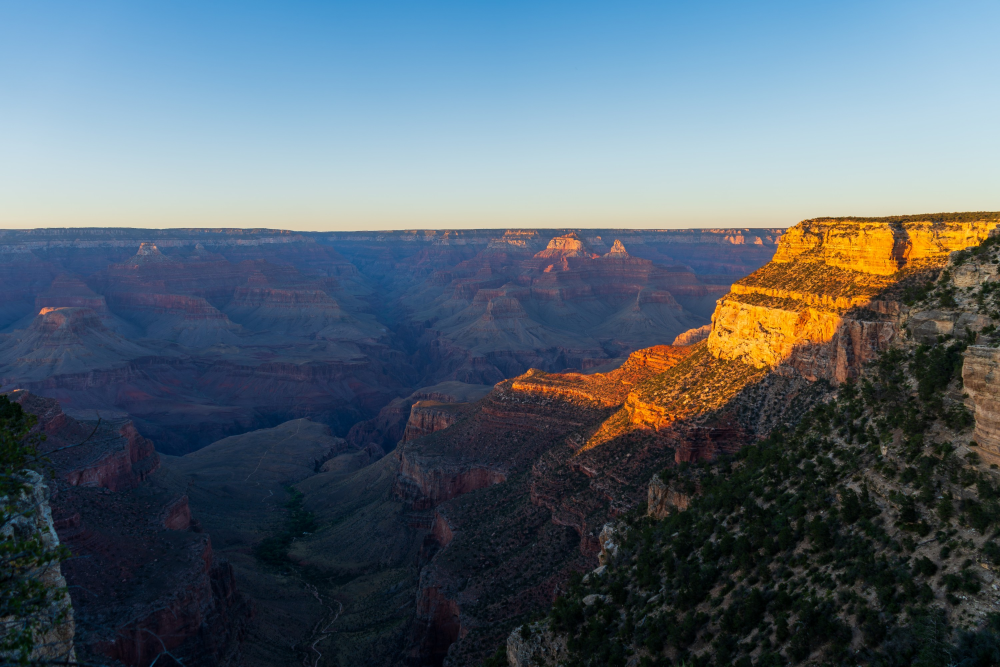
#> input picture Photos/looks/DSC00272-Enhanced-NR/00_original.jpg, 3000 x 2000 px (shown at 1/3 size)
$ python -i effects.py   (imports and definitions only)
#> lines starting #> are read from the running program, lines starting #| are printed output that depends on the picture
"""Procedural camera character: the parts of a look that are optics, sensor and processing, not color.

A LUT can make a photo *colored* like a 2006 point-and-shoot, but what makes it read as one is
the small sensor's chroma noise, the in-camera smear-then-oversharpen, purple fringing, cheap
JPEG blocks and the orange date stamp. Those are modeled directly here; they are deterministic
per seed and run on the Mac without a GPU.

All functions take and return float32 sRGB (H, W, 3) in [0, 1].
"""

from __future__ import annotations

import io
import time

import cv2
import numpy as np
from PIL import Image, ImageDraw, ImageFont

from .color import lab_to_rgb, luminance, rgb_to_lab


def _resize(img: np.ndarray, w: int, h: int, interp=cv2.INTER_AREA) -> np.ndarray:
    return cv2.resize(img, (w, h), interpolation=interp)


def _scale_to_long(img: np.ndarray, long_side: int, interp=cv2.INTER_AREA) -> np.ndarray:
    h, w = img.shape[:2]
    s = long_side / max(h, w)
    return _resize(img, max(1, round(w * s)), max(1, round(h * s)), interp)


# [5 lines left out: function jpeg_roundtrip, not called in this run]


def chromatic_aberration(img: np.ndarray, amount: float = 0.0015) -> np.ndarray:
    """Lateral CA: red and blue magnified slightly differently about the center."""
    h, w = img.shape[:2]
    out = img.copy()
    for c, k in ((0, 1 + amount), (2, 1 - amount)):
        m = cv2.getRotationMatrix2D((w / 2, h / 2), 0, k)
        out[..., c] = cv2.warpAffine(img[..., c], m, (w, h), flags=cv2.INTER_LINEAR, borderMode=cv2.BORDER_REFLECT)
    return out


def barrel(img: np.ndarray, k: float = 0.04) -> np.ndarray:
    h, w = img.shape[:2]
    y, x = np.indices((h, w), dtype=np.float32)
    nx, ny = (x - w / 2) / (w / 2), (y - h / 2) / (h / 2)
    r2 = nx * nx + ny * ny
    f = (1 + k * r2) / (1 + k)
    mx, my = nx * f * (w / 2) + w / 2, ny * f * (h / 2) + h / 2
    return cv2.remap(img, mx, my, cv2.INTER_LINEAR, borderMode=cv2.BORDER_REFLECT)


# [6 lines left out: function vignette, not called in this run]


def unsharp(img: np.ndarray, sigma: float, amount: float) -> np.ndarray:
    return np.clip(img + amount * (img - cv2.GaussianBlur(img, (0, 0), sigma)), 0, 1)


# [54 lines left out: functions purple_fringe, sensor_noise, date_stamp, not called in this run]


def digicam(img: np.ndarray, seed: int = 0, stamp: bool = True, out_long_side: int | None = None,
            exposure: float = 1.12, sensor_long_side: int = 2560) -> np.ndarray:
    """A 2006 5-megapixel CCD compact, end to end. `exposure` is the in-camera brightening; pass 1.0
    when the input was already re-exposed (e.g. by a diffusion pass), or the two stack into white.
    `sensor_long_side` is the emulated sensor; drop it for a cheap viewfinder-sized preview."""
    h0, w0 = img.shape[:2]
    work = _scale_to_long(img, min(sensor_long_side, max(h0, w0)))
    # Optics: barrel distortion, lateral CA, soft corners.
    work = barrel(work, 0.035)
    work = chromatic_aberration(work, 0.0022)
    # Sensor + in-camera look: cool auto-WB, punchy contrast, early highlight clip, loud saturation.
    work = np.clip(work * np.array([0.97, 1.0, 1.06], np.float32) * exposure, 0, 1)
    work = np.clip(0.5 + (work - 0.5) * 1.18, 0, 1)
    lum = luminance(work)[..., None]
    work = np.clip(lum + (work - lum) * 1.3, 0, 1)
    work = purple_fringe(work, 0.7)
    work = sensor_noise(work, luma=0.018, chroma=0.07, blotch=2.5, seed=seed)
    # In-camera noise reduction smears texture, then oversharpening draws halos around it.
    work = cv2.bilateralFilter(work, 5, 0.08, 3)
    work = unsharp(work, 1.6, 1.1)
    work = vignette(work, 0.22)
    if stamp:
        work = date_stamp(work, seed=seed)
    work = jpeg_roundtrip(work, 62)
    # Viewed later at sensor resolution: soft bilinear upscale, then the file got re-saved.
    target = out_long_side or max(h0, w0)
    work = _scale_to_long(work, target, cv2.INTER_LINEAR)
    return jpeg_roundtrip(work, 78)


# [107 lines left out: functions halation, film_grain, instant_frame, tilt_shift, pixelate, cartoonify and 2 more, not called in this run]


def seed_from_time() -> int:
    return int(time.time()) % 100000


# [93 lines left out: functions field_card, _hex, souvenir_frame, not called in this run]


def to_pil_local(img: np.ndarray) -> Image.Image:
    return Image.fromarray((np.clip(img, 0, 1) * 255 + 0.5).astype(np.uint8))

>>> import cv2
>>> picture = cv2.cvtColor(cv2.imread('../../../../../Photos/looks/DSC00272-Enhanced-NR/00_original.jpg'), cv2.COLOR_BGR2RGB)
>>> result = digicam(picture)
#> in _resize, `return cv2.resize(img, (w, h), interpolation=interp)`:
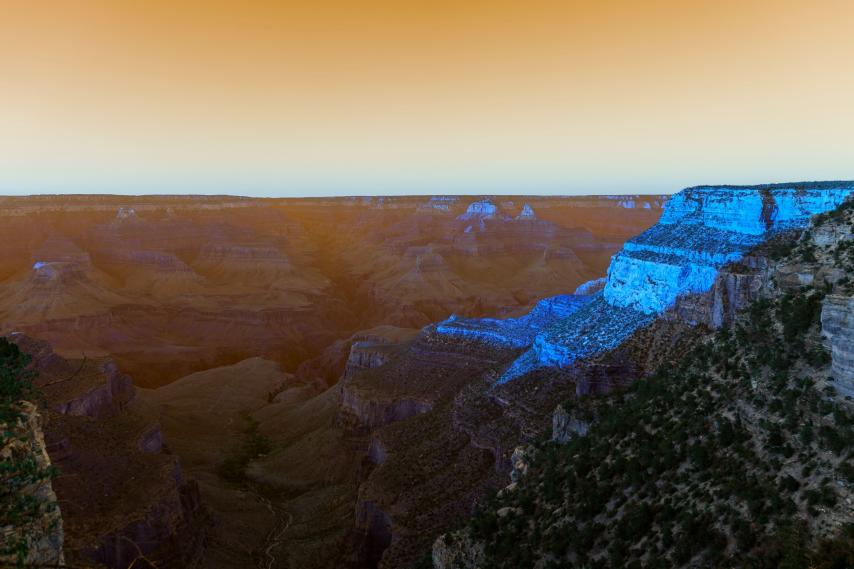
#> returned value: shape (1707, 2560, 3) (shown at 1/3 size); mean of channels 0, 1, 2 86.4, 100.1, 110.7; drawn as B, G, R
#> in barrel, `return cv2.remap(img, mx, my, cv2.INTER_LINEAR, borderMode=cv2.BORDER_..`:
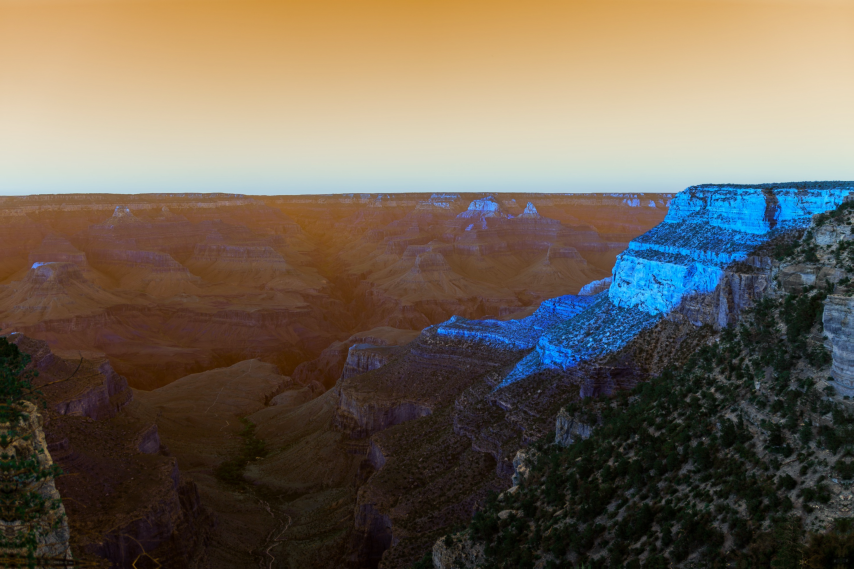
#> returned value: shape (1707, 2560, 3) (shown at 1/3 size); mean of channels 0, 1, 2 86.3, 99.9, 110.5; drawn as B, G, R
#> after the loop in chromatic_aberration, `for c, k in ((0, 1 + amount), (2, 1 - amount)):`:
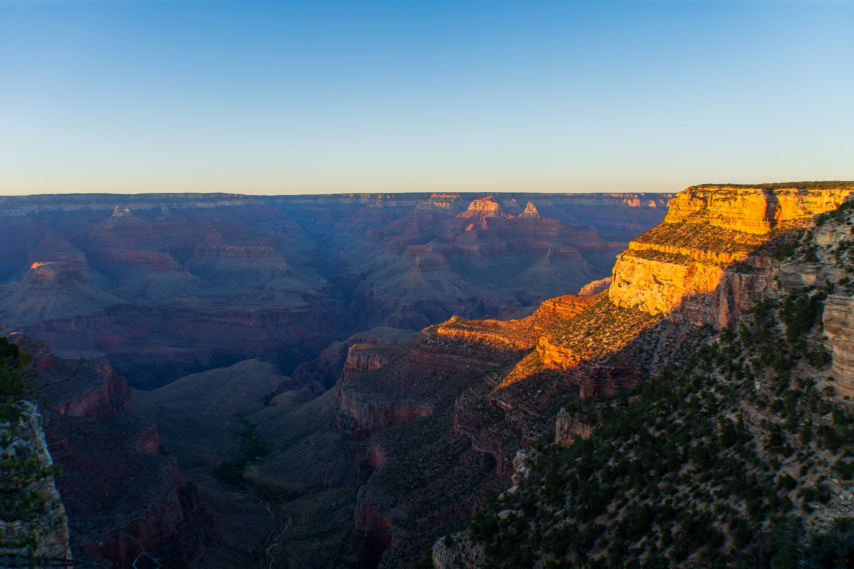
#> out: shape (1707, 2560, 3) (shown at 1/3 size); mean R, G, B 86.4, 99.9, 110.5
#> in digicam, `work = np.clip(work * np.array([0.97, 1.0, 1.06], np.float32) * exposu..`:
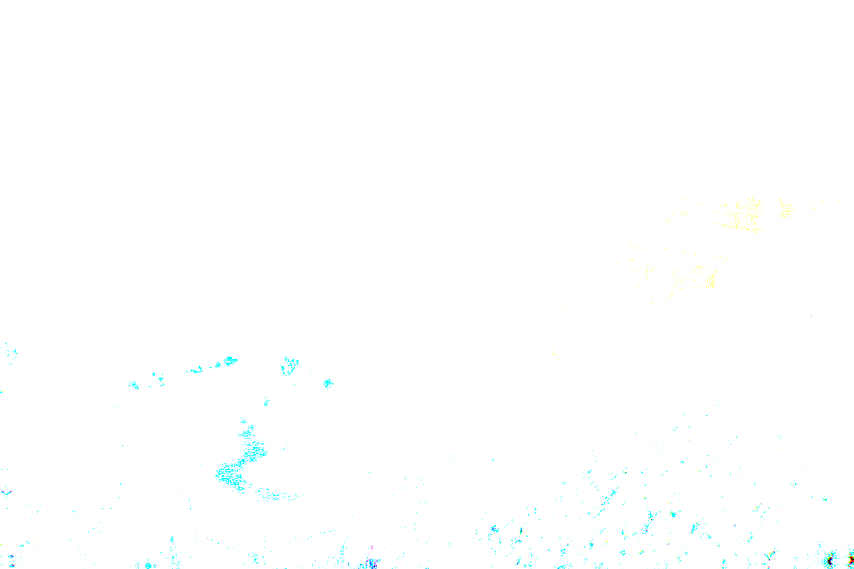
#> work: shape (1707, 2560, 3) float32 (shown at 1/3 size); mean R, G, B 0.996, 1, 0.999
#> (the run stopped early here; a loop or call above may not have finished)
